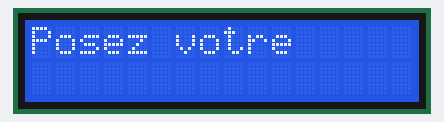
The sketch below on a simulated Arduino Uno, built with avr-gcc and run on an emulated ATmega328P. Shown: 16×2 character LCD.

Above: at 0.1 s.
At 0.9 s:
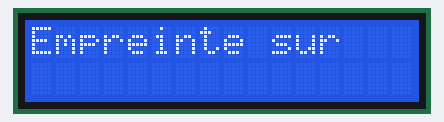
At 1.7 s:
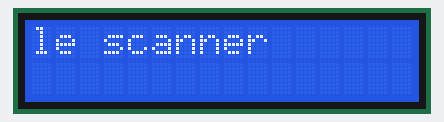

Measured:
- by itself, everything shown: repeats every 2.3 s, in 3 steps
- what the display in image 1 shows lasts 0.8 s, from 0.8 s to 1.6 s

The sketch:

Secure.ino
```cpp
#include <Wire.h>
#include <LiquidCrystal_I2C.h>

LiquidCrystal_I2C lcd(0x27, 16, 2);  // Adresse LCD et dimensions (16x2)

void setup() {
  lcd.init();
  lcd.backlight();
  lcd.clear();

  const char* menu[] = {
    "Menu:",
    "1. Code",
    "2. Empreinte",
    "3. Admin"
  };

  char* message[] ={
    "Posez votre",
    "Empreinte sur",
    "le scanner"
  };
  affichage(message, 3);
}

void loop() {
  // La boucle loop() est vide car le texte est géré dans la fonction d'affichage.
}

void affichage(const char* lignes[], int nombreDeLignes) {
  const int displayDelay = 750;  // Délai d'affichage entre les lignes (en millisecondes)

  while (true) {
    for (int i = 0; i < nombreDeLignes; i++) {
      lcd.clear();
      lcd.setCursor(0, 0);
      lcd.print(lignes[i]);
      delay(displayDelay);
    }
  }
}
```
